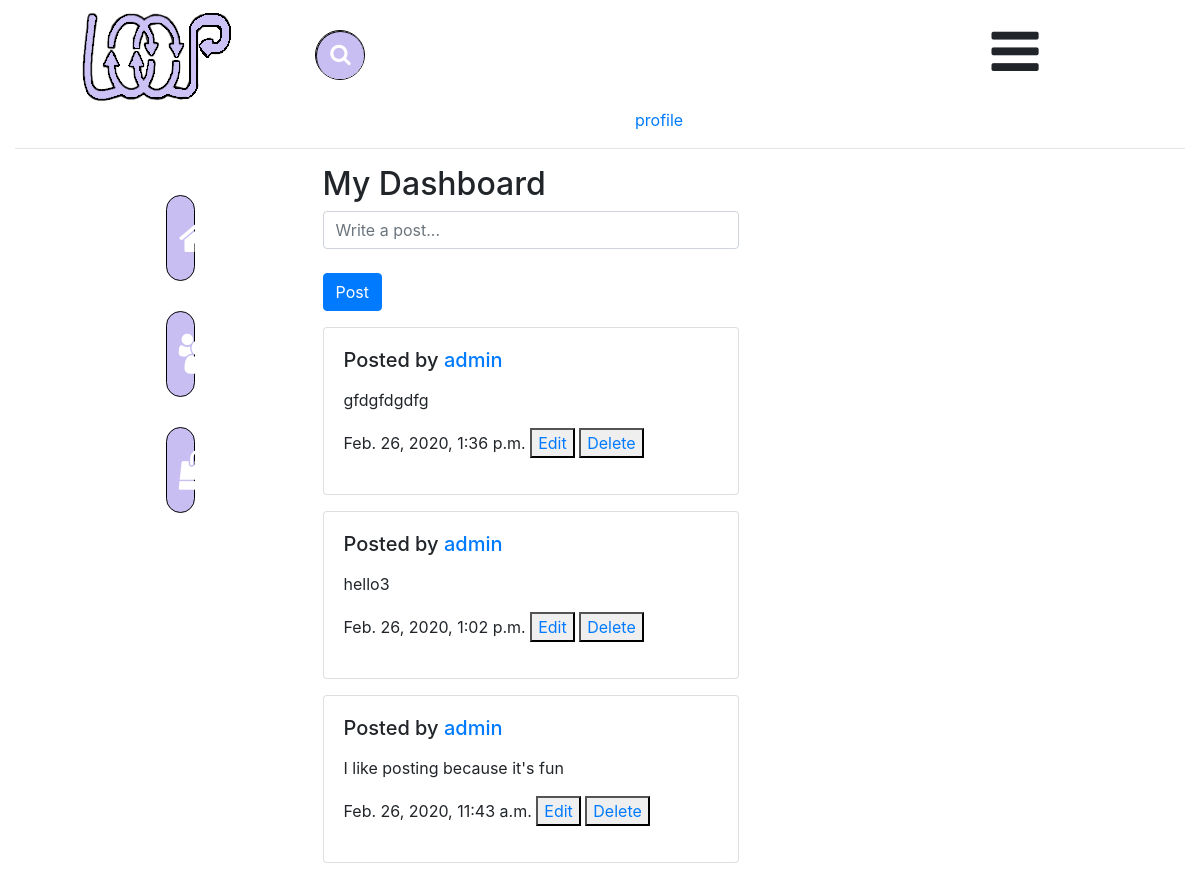
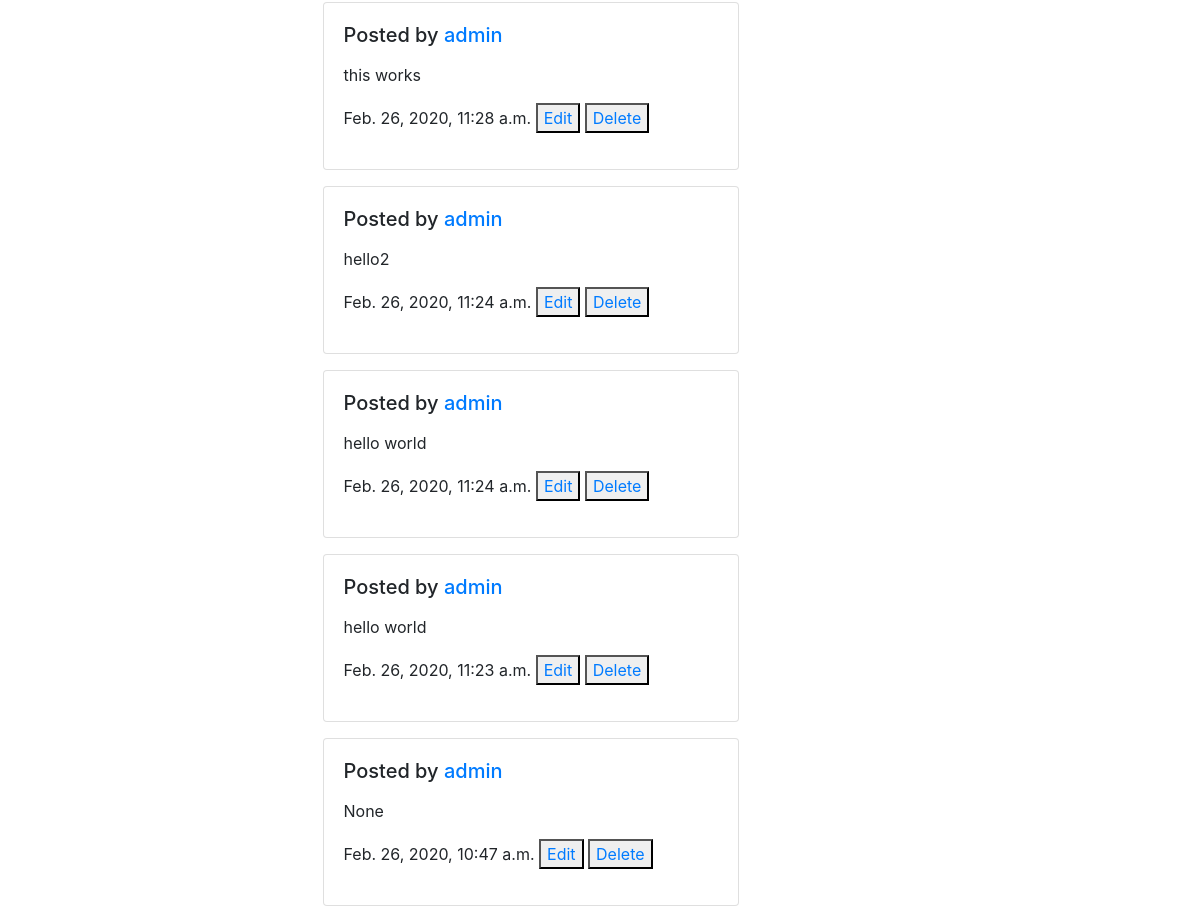
/ (signed in), run on the app's committed database (2 pictures, top to bottom).
### post/models.py (models this page shows)
class Post(models.Model):
    post = models.CharField(max_length=500, null=True)
    user = models.ForeignKey(CustomUser, on_delete=models.CASCADE)
    created = models.DateTimeField(auto_now_add=True)
    updated = models.DateTimeField(auto_now=True)

### user/models.py (models this page shows, shortened)
class CustomUser(AbstractBaseUser, PermissionsMixin):
    email = models.EmailField(max_length=255, unique=True, null=True)
    admin = models.BooleanField(default=False)
    staff = models.BooleanField(default=False)
    active = models.BooleanField(default=True)
    password = models.CharField(max_length=90, null=True, blank=True)
    username = models.CharField(max_length=30, unique=True, null=True, blank=True)
    dob = models.DateField(null=True, blank=True)
    objects = UserManager()
    USERNAME_FIELD = 'username'
    REQUIRED_FIELDS = []
    def __str__(self, *args, **kwargs):
	    return self.username
    @property
    def is_active(self, *args, **kwargs):
	    return self.active

### post/views.py (the view, shortened to what this page needs)
# urls.py: path('', HomeView.as_view(), name='home'),
class HomeView(LoginRequiredMixin, View):
  template_name = 'home.html'
  redirect_field_name = 'next'
  def get(self, request, *args, **kwargs):
    form = PostForm()
    posts = Post.objects.filter(user=request.user).order_by('-created')
    users = get_user_model().objects.exclude(id=request.user.id)
    context = {
            'form': form, 'posts': posts, 'users': users
        }
    return render(request, self.template_name, context)

### post/forms.py
class PostForm(forms.ModelForm):
  post = forms.CharField(widget=forms.TextInput(
        attrs={
            'class': 'form-control',
            'placeholder': 'Write a post...'
        }
    ))
  class Meta:
    model = Post
    fields = ('post',)

### post/templates/home.html (shortened to what this page needs)
{% extends 'base.html' %}
{% load static %}
{% block content %}
<div class="container-fluid">
    <div class="row">
        <div class="col-3 col-sm-4 col-md-2 col-lg-3">
            <div class="icon-bar float-right mr-5">
                <a class="active" href="{% url 'home' %}"><i class="fa fa-home"></i></a>
                <a href="#"><i class="fa fa-users"></i></a>
                <a href="#"><i class="fa fa-shopping-bag"></i></a>
            </div>
        </div>
        <div class="col-6 col-sm-4 col-md-7 col-lg-6">
            <h2 class="text-left">My Dashboard</h2>
            <form method="post" class="w-75 post-form" type="input">
                {{ form.post }}
                <br>
                <button type="submit" class="btn btn-primary">Post</button>
            </form>
            {% for post in posts %}
            <div class="card my-3 w-75" >
                <div class="card-body">
                    <h5 class="card-title"><p>Posted by <a href="/profiles/">{{ post.user }}</a></h5>
                    <p class="card-text"><p>{{ post.post }}</p>
                    {{ post.created }} <button><a href="{% url 'change_post' post.id %}">Edit</a></button>
                    <button><a href="{% url 'delete_post' post.id %}">Delete</a></button></p></p>
                </div>
            </div>
            {% endfor %}
        </div>
        <div class="col-2 col-sm-4 col-md-3 col-lg-3">
        </div>
    </div>
</div>
{% endblock content %}

### static/css/loopstyle.css (style rules this page uses)
.icon-bar { width: 30%; }
.icon-bar a { display: block; text-align: center; padding: 12px; margin-top: 30px; margin-bottom: 30px; margin-right: 50px; transition: all 0.3s ease; color: white; background-color: #c8bef2; border: 1px solid black; border-radius: 80px; font-size: 40px; }
.active { background-color: #c8bef2; }

### data on the page
Post: user "admin", post "gfdgfdgdfg", created "Feb. 26, 2020, 1:36 p.m."
Post: user "admin", post "hello3", created "Feb. 26, 2020, 1:02 p.m."
Post: user "admin", post "I like posting because it's fun", created "Feb. 26, 2020, 11:43 a.m."
Post: user "admin", post "this works", created "Feb. 26, 2020, 11:28 a.m."
Post: user "admin", post "hello2", created "Feb. 26, 2020, 11:24 a.m."
Post: user "admin", post "hello world", created "Feb. 26, 2020, 11:24 a.m."
Post: user "admin", post "hello world", created "Feb. 26, 2020, 11:23 a.m."
Post: user "admin", post "None", created "Feb. 26, 2020, 10:47 a.m."
